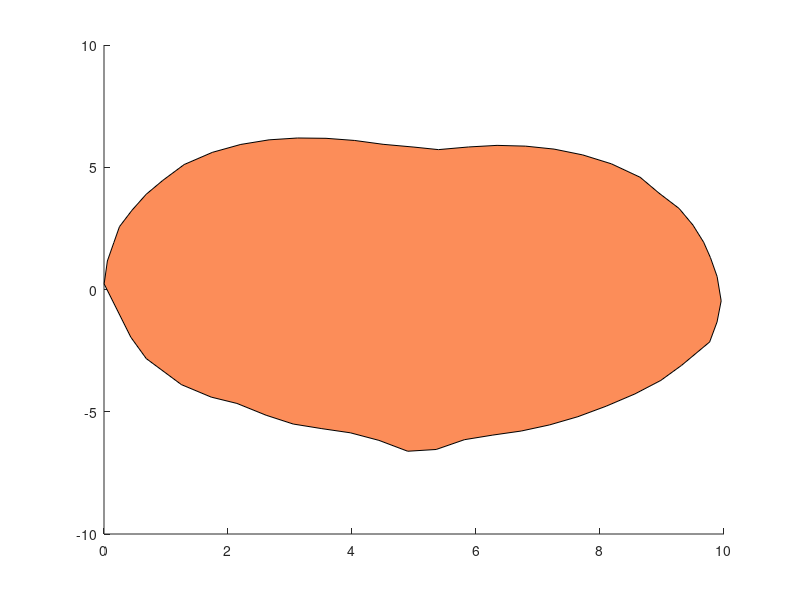

Recreate this plot in MATLAB. (Note: this script raises an error after producing the figure.)
%% script_1

% %read in data
% data = csvread('data/peach.csv');
% %plot data
% p = patch(data(:,1), data(:,2), 'orange');
% p.LineWidth = 2;

%% SOLUTION: Breakout 1 
% This section has the fixed code if you are struggling to debug!

% %read in data
% data = csvread('peach.csv');
% %plot data
% p = patch(data(:,1), data(:,2), [0.8980 0.3176 0.1765]); % RGB for orange
% p.LineWidth = 2;

%% SOLUTION: Breakout 2

%read in data
data = csvread('peach.csv');
%plot data
p = patch(data(:,1), data(:,2), [252,141,89]/255); % divide by 255 to normalize value between 0 and 1
p.LineWidth = 1; % change to 1
